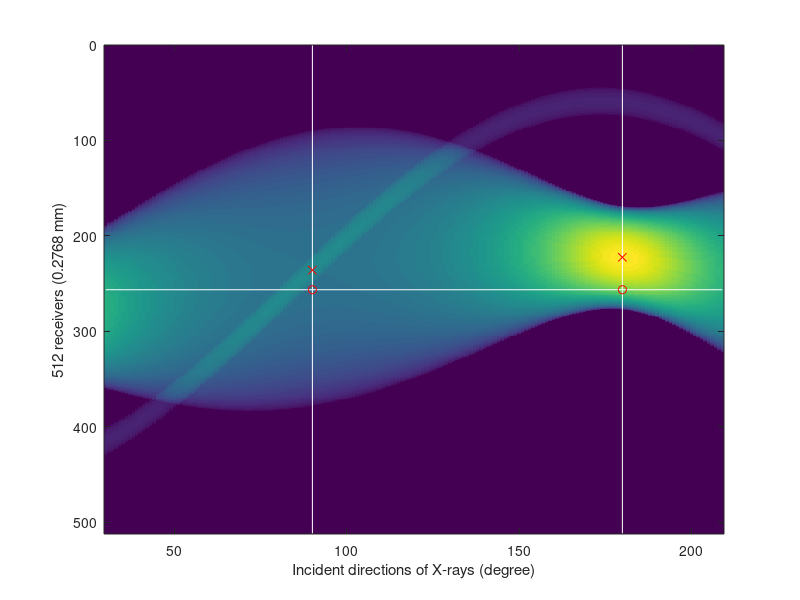
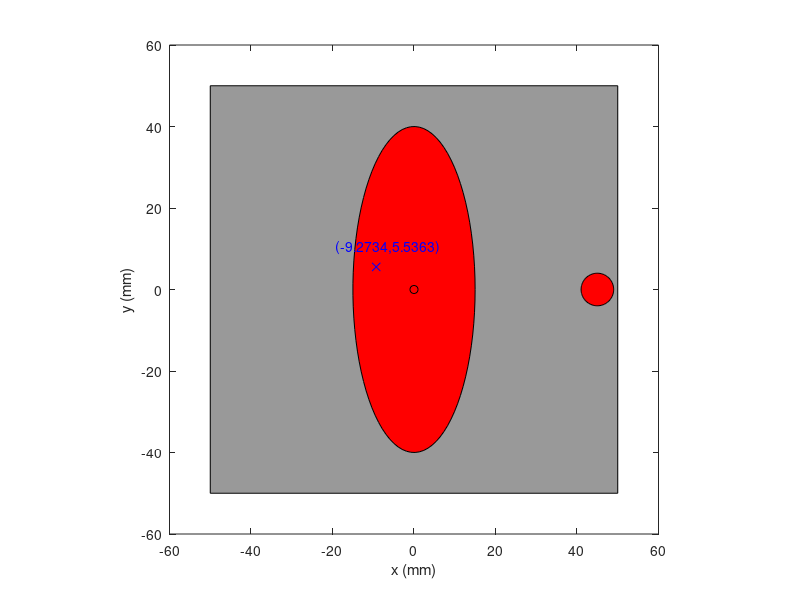

MATLAB code for these plots, in order:
function [phi, d, xc, yc] = getparm(isplot)
% 2017 CUMCM problem A - Parameters Calibration on CT System
%
% zhou lvwen: zhou.lv.wen@gmail.com
% September 18, 2017
% 

if nargin==0; isplot = 1; end

phantom = load('data/1.dat');
proj = load('data/2.dat');

width = sum(proj>0);  % Projection width

[wmax, imax] = max(width);
[wmin, imin] = min(width);

% phase/initial angle
phi = 180-imin;

% distance between two adjacent receivers
d = 80/sum(proj(:,imax)>0);

% rotation center on square pallet
idy = find(proj(:,imax)>0);
yc = (256-(max(idy)+min(idy))/2 )*d;

idx = find(proj(:,imin)>0);
idx = idx(idx>100);
xc = -(256-(max(idx)+min(idx))/2 )*d;


%% -----------------------------------------------------------------------
if ~isplot; return; end

figure('name', 'Problem 1-1')
hp = imagesc([0,179]+phi, [1,512], proj);
hold on
plot([90,180; 90 180], [0 0; 512 512],'w')
plot([0,179]+phi, [256.5, 256.5], 'w')
xlabel('Incident directions of X-rays (degree)');
ylabel(sprintf('512 receivers (%5.4f mm)', d));

plot( 90, (max(idy)+min(idy))/2, 'rx',  90, 256.5, 'ro');
plot(180, (max(idx)+min(idx))/2, 'rx', 180, 256.5, 'ro');

%  ellipse & circle
t = linspace(0,2*pi,90);
xi = 15*cos(t);
yi = 40*sin(t);

xi2 = 4*cos(t)+45;
yi2 = 4*sin(t);

% square pallet
xb = [-50  50 50 -50 -50]';
yb = [-50 -50 50  50 -50]';

figure('name', 'Problem 1-2')
fill(xb, yb,[0.6,0.6,0.6])
hold on
fill(xi,yi,'r', xi2, yi2,'r')
plot(xc,yc,'bx',0,0,'ok');
xlabel('x (mm)'); ylabel('y (mm)')
axis image
axis([-60 60 -60 60])
text(xc-10,yc+5,sprintf('(%6.4f,%6.4f)', xc, yc), 'color', 'blue')